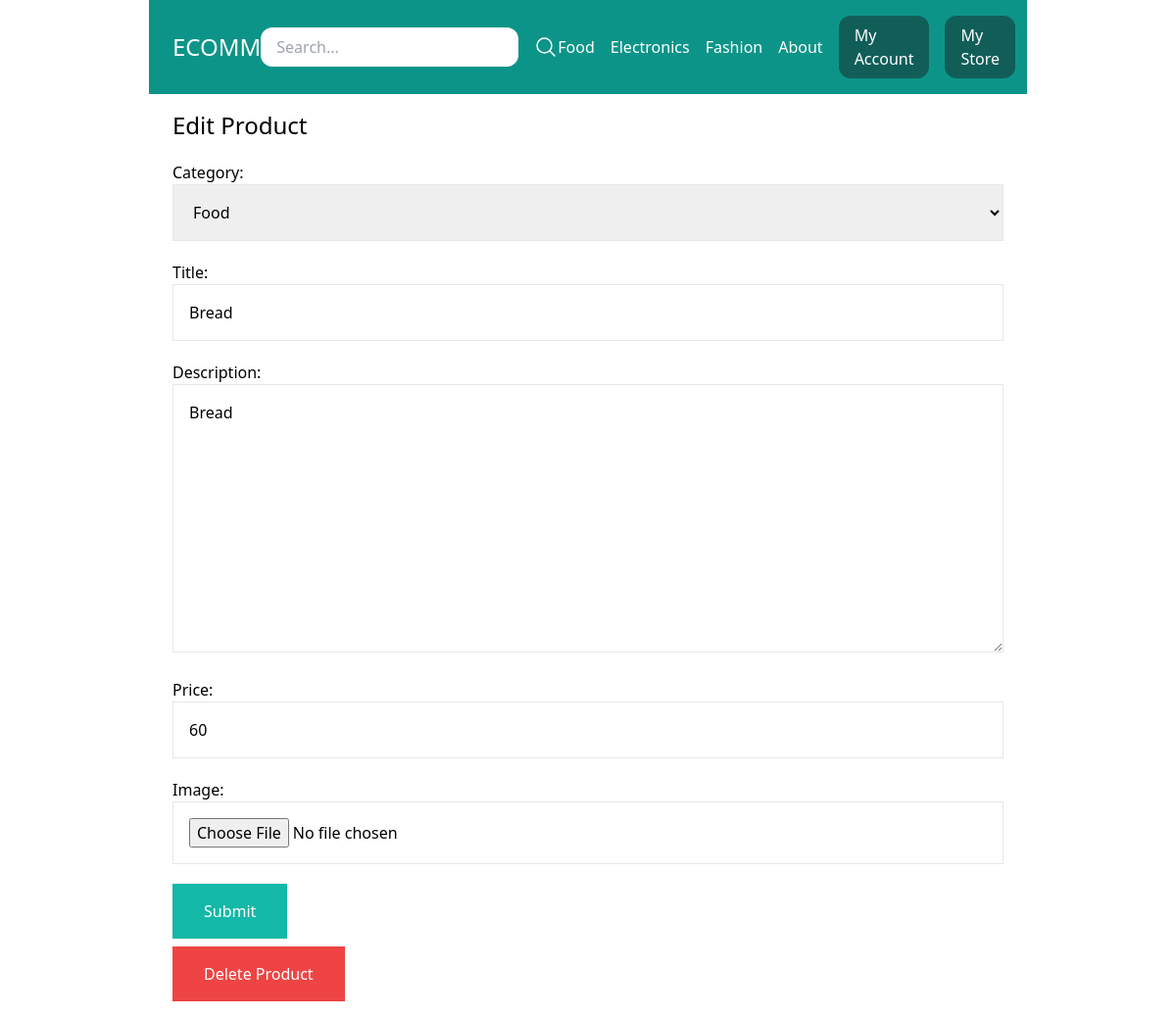
Page /my-store/edit-product/1/ (signed in) on the earlier database version.
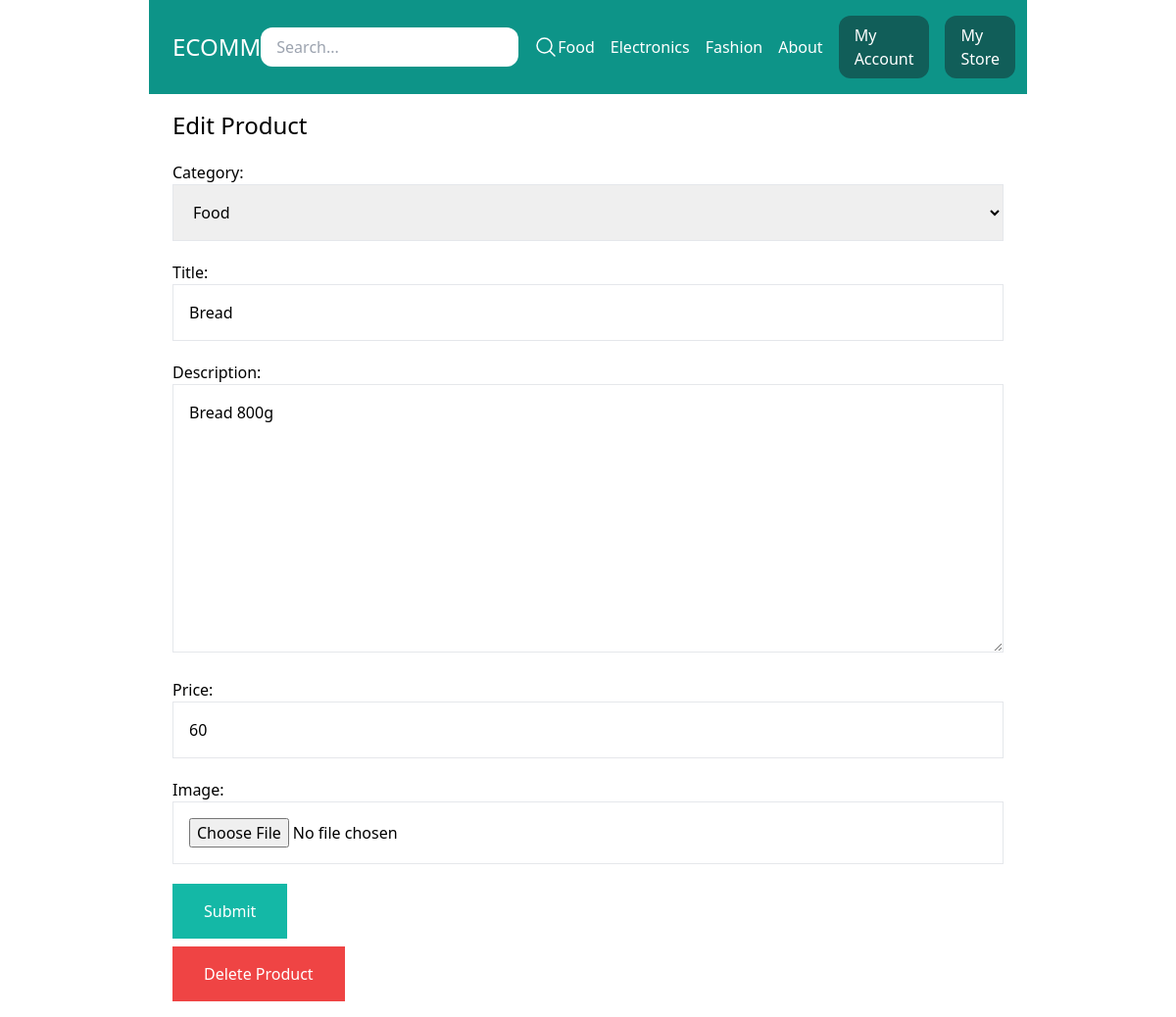
Same page on the later database version.
### store/models.py (models this page shows, shortened)
class Product(models.Model):
    category = models.ForeignKey(Category, related_name='products', on_delete=models.CASCADE)
    user = models.ForeignKey(User, related_name='products', on_delete=models.CASCADE)
    title = models.CharField(max_length=50)
    slug = models.SlugField(max_length=50)
    description = models.TextField(max_length=300, blank=True, null=True)
    price = models.IntegerField()
    image = models.ImageField(upload_to='uploads/product_images/', blank=True, null=True)
    created_at = models.DateTimeField(auto_now_add=True)
    updated_at = models.DateTimeField(auto_now=True)
    DRAFT = 'draft'
    WAITING_APPROVAL = 'waiting_approval'
    ACTIVE = 'active'
    DELETED = 'deleted'
    STATUS_CHOICES = (
        (DRAFT, 'Draft'),
        (WAITING_APPROVAL, 'Waiting Approval'),
        (ACTIVE, 'Active'),
        (DELETED, 'Deleted'),
    )
    status = models.CharField(max_length=50, choices=STATUS_CHOICES, default=ACTIVE)
    class Meta:
        ordering = ('-created_at', )

### userprofile/views.py (the view)
# urls.py: path('my-store/edit-product/<int:pk>/', views.editProduct, name='edit_product'),
@login_required
def editProduct(request, pk):
    product = Product.objects.filter(user=request.user).get(pk=pk)
    if request.method == 'POST':
        form = ProductForm(request.POST, request.FILES, instance=product)
        if form.is_valid():
            form.save()
            messages.success(request, "Product saved successfully")
            return redirect('my_store')
    else:
        form = ProductForm(instance=product)
    return render(request, 'userprofile/add_product.html', {
        'title': 'Edit Product',
        'product': product,
        'form': form
        })

### store/forms.py
class ProductForm(forms.ModelForm):
    class Meta:
        model = Product
        fields = ('category', 'title', 'description', 'price', 'image', )
        widgets = {
            'category': forms.Select(attrs={
                'class': 'w-full p-4 border border-gray-200'
            }),
            'title': forms.TextInput(attrs={
                'class': 'w-full p-4 border border-gray-200'
            }),
            'description': forms.Textarea(attrs={
                'class': 'w-full p-4 border border-gray-200'
            }),
            'price': forms.TextInput(attrs={
                'class': 'w-full p-4 border border-gray-200'
            }),
            'image': forms.FileInput(attrs={
                'class': 'w-full p-4 border border-gray-200'
            })
        }

### store/models.py (called while the page is built)
    def __str__(self):
        return self.title

### store/templatetags/menu.py (called while the page is built)
@register.inclusion_tag('core/menu.html')
def menu():
    categories  = Category.objects.all()
    return {'categories': categories}

### userprofile/templates/userprofile/add_product.html (shortened to what this page needs)
{% extends 'core/base.html' %}
{% block content %}
    <h1 class="text-2xl">{{title}}</h1>
    <form method="post" action="." enctype="multipart/form-data" class="space-y-5">
        {{form.as_p}}
        <button class="py-4 px-8 bg-teal-500 text-white hover:bg-teal-800">Submit</button>
    </form>
    {% if product %}
        <a href="{% url 'delete_product' product.id %}" class="mt-2 inline-block py-4 px-8 bg-red-500 text-white">Delete Product</a></div>
    {% endif %}
{% endblock %}

Differences in the rows shown:
changed Product "Food": description "Bread" → "Bread 800g"
